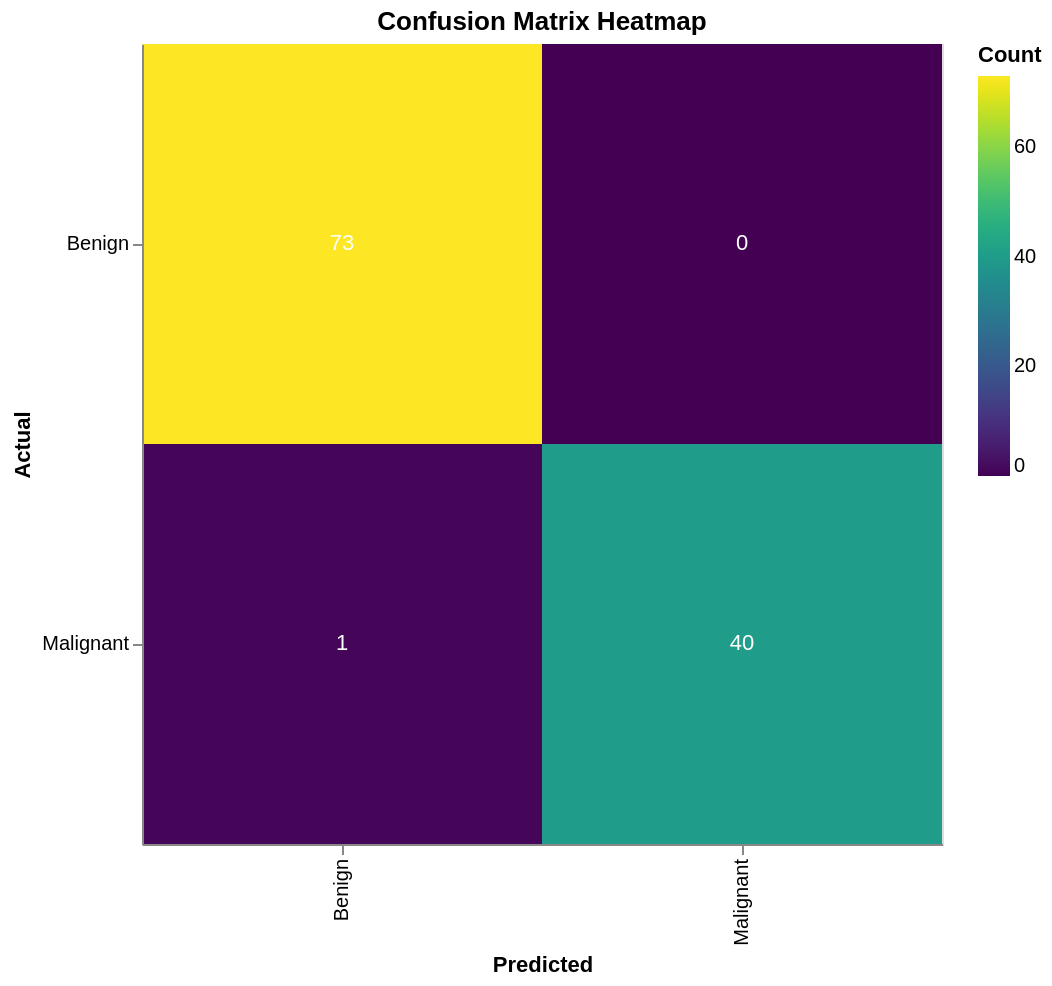

Notebook code for this chart:
### Code cell
cm = confusion_matrix(y_test, y_pred)
cm_df = pd.DataFrame(cm, index = gs.classes_, columns = gs.classes_)

cm_melted = cm_df.reset_index().melt(id_vars='index')
cm_melted.columns = ['Actual', 'Predicted', 'Count']

heatmap = alt.Chart(cm_melted).mark_rect().encode(
    x = alt.X('Predicted:N', title = 'Predicted'),
    y = alt.Y('Actual:N', title = 'Actual'),
    color = alt.Color('Count:Q', scale = alt.Scale(scheme ='viridis'))
).properties(
    width = 400,
    height = 400,
    title = 'Confusion Matrix Heatmap'
)

text = alt.Chart(cm_melted).mark_text(color = 'white').encode(
    x = 'Predicted:N',
    y = 'Actual:N',
    text = 'Count:Q'
)

heatmap + text

### Figure 1 — Vega specification as saved in the notebook (floating-point values rounded to 4 significant figures)
{"$schema": "https://vega.github.io/schema/vega/v5.json", "data": [{"name": "source_0", "values": [{"Actual": "Benign", "Count": 73, "Predicted": "Benign"}, {"Actual": "Malignant", "Count": 1, "Predicted": "Benign"}, {"Actual": "Benign", "Count": 0, "Predicted": "Malignant"}, {"Actual": "Malignant", "Count": 40, "Predicted": "Malignant"}]}, {"name": "data_0", "values": [{"Actual": "Benign", "Count": 73, "Predicted": "Benign"}, {"Actual": "Malignant", "Count": 1, "Predicted": "Benign"}, {"Actual": "Benign", "Count": 0, "Predicted": "Malignant"}, {"Actual": "Malignant", "Count": 40, "Predicted": "Malignant"}]}, {"name": "data_0_x_domain_Predicted_0", "values": [{"Predicted": "Benign"}, {"Predicted": "Malignant"}]}, {"name": "source_0_x_domain_Predicted_1", "values": [{"Predicted": "Benign"}, {"Predicted": "Malignant"}]}, {"name": "data_0_y_domain_Actual_0", "values": [{"Actual": "Benign"}, {"Actual": "Malignant"}]}, {"name": "source_0_y_domain_Actual_1", "values": [{"Actual": "Benign"}, {"Actual": "Malignant"}]}, {"name": "data_0_color_domain_Count", "values": [{"min": 0, "max": 73}]}], "marks": [{"type": "rect", "name": "layer_0_marks", "from": {"data": "data_0"}, "encode": {"update": {"height": {"signal": "max(0.25, bandwidth('y'))"}, "description": {"signal": "\"Predicted: \" + (isValid(datum[\"Predicted\"]) ? datum[\"Predicted\"] : \"\"+datum[\"Predicted\"]) + \"; Actual: \" + (isValid(datum[\"Actual\"]) ? datum[\"Actual\"] : \"\"+datum[\"Actual\"]) + \"; Count: \" + (format(datum[\"Count\"], \"\"))"}, "width": {"signal": "max(0.25, bandwidth('x'))"}, "fill": {"field": "Count", "scale": "color"}, "x": {"field": "Predicted", "scale": "x"}, "y": {"field": "Actual", "scale": "y"}}}, "style": ["rect"]}, {"type": "text", "name": "layer_1_marks", "from": {"data": "source_0"}, "encode": {"update": {"align": {"value": "center"}, "description": {"signal": "\"Predicted: \" + (isValid(datum[\"Predicted\"]) ? datum[\"Predicted\"] : \"\"+datum[\"Predicted\"]) + \"; Actual: \" + (isValid(datum[\"Actual\"]) ? datum[\"Actual\"] : \"\"+datum[\"Actual\"]) + \"; Count: \" + (format(datum[\"Count\"], \"\"))"}, "x": {"field": "Predicted", "scale": "x", "band": 0.5}, "y": {"field": "Actual", "scale": "y", "band": 0.5}, "baseline": {"value": "middle"}, "fill": {"value": "white"}, "text": {"signal": "format(datum[\"Count\"], \"\")"}}}, "style": ["text"]}], "scales": [{"name": "x", "type": "band", "domain": {"fields": [{"data": "data_0_x_domain_Predicted_0", "field": "Predicted"}, {"data": "source_0_x_domain_Predicted_1", "field": "Predicted"}], "sort": true}, "range": [0, {"signal": "width"}], "paddingOuter": 0, "paddingInner": 0}, {"name": "y", "type": "band", "domain": {"fields": [{"data": "data_0_y_domain_Actual_0", "field": "Actual"}, {"data": "source_0_y_domain_Actual_1", "field": "Actual"}], "sort": true}, "range": [0, {"signal": "height"}], "paddingInner": 0, "paddingOuter": 0}, {"name": "color", "type": "linear", "domain": [{"signal": "(data(\"data_0_color_domain_Count\")[0] || {}).min"}, {"signal": "(data(\"data_0_color_domain_Count\")[0] || {}).max"}], "range": {"scheme": "viridis"}, "zero": false, "interpolate": "hcl"}], "axes": [{"scale": "x", "labelAlign": "right", "zindex": 1, "grid": false, "labelBaseline": "middle", "orient": "bottom", "title": "Predicted", "labelAngle": 270}, {"scale": "y", "orient": "left", "title": "Actual", "grid": false, "zindex": 1}], "title": {"text": "Confusion Matrix Heatmap", "frame": "group"}, "legends": [{"fill": "color", "gradientLength": {"signal": "clamp(height, 64, 200)"}, "title": "Count"}], "width": 400, "height": 400, "background": "white", "padding": 5, "style": "cell"}
